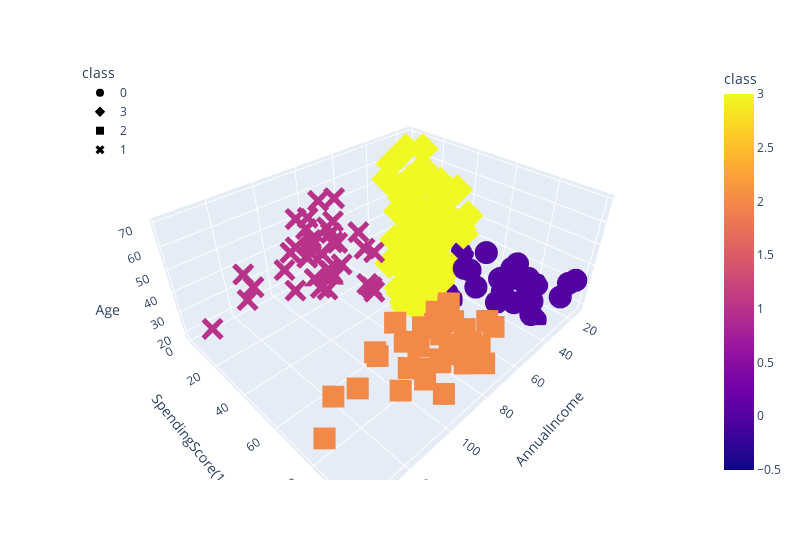

The notebook cell saved with this chart:
### Code cell
test_cluster_amount(df_shopping, 4)
df_shopping.hvplot.scatter(x="AnnualIncome", y="SpendingScore(1-100)", by="class")
fig = px.scatter_3d(
    df_shopping,
    x="AnnualIncome",
    y="SpendingScore(1-100)",
    z="Age",
    color="class",
    symbol="class",
    width=800,
)
fig.update_layout(legend=dict(x=0, y=1))
fig.show()

### Figure 1 — Plotly figure (JSON) as saved in the notebook; plotly's stock layout.template omitted (floating-point values rounded to 4 significant figures)
{"data": [{"hovertemplate": "class=%{marker.color}<br>AnnualIncome=%{x}<br>SpendingScore(1-100)=%{y}<br>Age=%{z}<extra></extra>", "legendgroup": "0", "marker": {"color": [0, 0, 0, 0, 0, 0, 0, 0, 0, 0, 0, 0, 0, 0, 0, 0, 0, 0, 0, 0, 0, 0, 0, 0, 0, 0, 0, 0], "coloraxis": "coloraxis", "symbol": "circle"}, "mode": "markers", "name": "0", "scene": "scene", "showlegend": true, "type": "scatter3d", "x": [15, 15, 16, 17, 18, 19, 19, 20, 20, 21, 23, 24, 25, 28, 28, 29, 30, 33, 33, 34, 37, 38, 39, 39, 42, 46, 48, 48], "y": [39, 81, 77, 76, 94, 72, 99, 77, 79, 66, 98, 73, 73, 82, 61, 87, 73, 92, 81, 73, 75, 92, 61, 65, 60, 55, 59, 59], "z": [19, 21, 23, 22, 23, 30, 35, 24, 22, 20, 35, 25, 31, 29, 35, 23, 21, 18, 21, 30, 20, 24, 31, 24, 33, 19, 18, 19]}, {"hovertemplate": "class=%{marker.color}<br>AnnualIncome=%{x}<br>SpendingScore(1-100)=%{y}<br>Age=%{z}<extra></extra>", "legendgroup": "3", "marker": {"color": [3, 3, 3, 3, 3, 3, 3, 3, 3, 3, 3, 3, 3, 3, 3, 3, 3, 3, 3, 3, 3, 3, 3, 3, 3, 3, 3, 3, 3, 3, 3, 3, 3, 3, 3, 3, 3, 3, 3, 3, 3, 3, 3, 3, 3, 3, 3, 3, 3, 3, 3, 3, 3, 3, 3, 3, 3, 3, 3, 3, 3, 3, 3, 3, 3, 3, 3, 3, 3, 3, 3, 3, 3, 3, 3, 3, 3, 3, 3, 3, 3, 3, 3, 3, 3, 3, 3, 3, 3, 3, 3, 3, 3, 3, 3], "coloraxis": "coloraxis", "symbol": "diamond"}, "mode": "markers", "name": "3", "scene": "scene", "showlegend": true, "type": "scatter3d", "x": [16, 17, 18, 19, 19, 20, 20, 21, 23, 24, 25, 28, 28, 29, 30, 33, 33, 34, 37, 38, 39, 39, 40, 40, 40, 40, 42, 43, 43, 43, 43, 44, 44, 46, 46, 46, 47, 47, 48, 48, 48, 48, 49, 49, 50, 50, 54, 54, 54, 54, 54, 54, 54, 54, 54, 54, 54, 54, 57, 57, 58, 58, 59, 59, 60, 60, 60, 60, 60, 60, 61, 61, 62, 62, 62, 62, 62, 62, 63, 63, 63, 63, 63, 63, 64, 64, 65, 65, 65, 65, 67, 67, 67, 67, 69], "y": [6, 40, 6, 3, 14, 15, 13, 35, 29, 35, 5, 14, 32, 31, 4, 4, 14, 17, 26, 35, 36, 28, 55, 47, 42, 42, 52, 54, 60, 45, 41, 50, 46, 51, 46, 56, 52, 59, 51, 50, 48, 47, 55, 42, 49, 56, 47, 54, 53, 48, 52, 42, 51, 55, 41, 44, 57, 46, 58, 55, 60, 46, 55, 41, 49, 40, 42, 52, 47, 50, 42, 49, 41, 48, 59, 55, 56, 42, 50, 46, 43, 48, 52, 54, 42, 46, 48, 50, 43, 59, 43, 57, 56, 40, 58], "z": [20, 31, 35, 64, 67, 58, 37, 35, 52, 35, 46, 54, 45, 40, 60, 53, 49, 42, 36, 65, 48, 49, 50, 27, 29, 31, 49, 31, 59, 50, 47, 51, 69, 27, 53, 70, 67, 54, 63, 43, 68, 32, 70, 47, 60, 60, 59, 26, 45, 40, 23, 49, 57, 38, 67, 46, 21, 48, 55, 22, 34, 50, 68, 18, 48, 40, 32, 24, 47, 27, 48, 20, 23, 49, 67, 26, 49, 21, 66, 54, 68, 66, 65, 19, 38, 19, 18, 19, 63, 49, 51, 50, 27, 38, 40]}, {"hovertemplate": "class=%{marker.color}<br>AnnualIncome=%{x}<br>SpendingScore(1-100)=%{y}<br>Age=%{z}<extra></extra>", "legendgroup": "2", "marker": {"color": [2, 2, 2, 2, 2, 2, 2, 2, 2, 2, 2, 2, 2, 2, 2, 2, 2, 2, 2, 2, 2, 2, 2, 2, 2, 2, 2, 2, 2, 2, 2, 2, 2, 2, 2, 2, 2, 2, 2], "coloraxis": "coloraxis", "symbol": "square"}, "mode": "markers", "name": "2", "scene": "scene", "showlegend": true, "type": "scatter3d", "x": [69, 70, 71, 71, 71, 72, 73, 73, 74, 75, 76, 77, 77, 78, 78, 78, 78, 78, 78, 79, 81, 85, 86, 87, 87, 87, 88, 88, 93, 97, 98, 99, 101, 103, 103, 113, 120, 126, 137], "y": [91, 77, 95, 75, 75, 71, 88, 73, 72, 93, 87, 97, 74, 90, 88, 76, 89, 78, 73, 83, 93, 75, 95, 63, 75, 92, 86, 69, 90, 86, 88, 97, 68, 85, 69, 91, 79, 74, 83], "z": [39, 31, 40, 38, 39, 31, 29, 32, 35, 32, 32, 28, 32, 34, 39, 38, 27, 30, 30, 29, 31, 36, 33, 32, 28, 36, 30, 27, 35, 32, 29, 30, 28, 36, 32, 38, 35, 32, 30]}, {"hovertemplate": "class=%{marker.color}<br>AnnualIncome=%{x}<br>SpendingScore(1-100)=%{y}<br>Age=%{z}<extra></extra>", "legendgroup": "1", "marker": {"color": [1, 1, 1, 1, 1, 1, 1, 1, 1, 1, 1, 1, 1, 1, 1, 1, 1, 1, 1, 1, 1, 1, 1, 1, 1, 1, 1, 1, 1, 1, 1, 1, 1, 1, 1, 1, 1, 1], "coloraxis": "coloraxis", "symbol": "x"}, "mode": "markers", "name": "1", "scene": "scene", "showlegend": true, "type": "scatter3d", "x": [70, 71, 71, 71, 72, 73, 73, 74, 75, 76, 77, 77, 78, 78, 78, 78, 78, 78, 79, 81, 85, 86, 87, 87, 87, 88, 88, 93, 97, 98, 99, 101, 103, 103, 113, 120, 126, 137], "y": [29, 35, 11, 9, 34, 5, 7, 10, 5, 40, 12, 36, 22, 17, 20, 16, 1, 1, 35, 5, 26, 20, 27, 13, 10, 13, 15, 14, 32, 15, 39, 24, 17, 23, 8, 16, 28, 18], "z": [23, 43, 59, 47, 25, 20, 44, 19, 57, 28, 25, 48, 34, 43, 44, 47, 37, 34, 56, 19, 50, 42, 36, 40, 36, 52, 58, 59, 37, 46, 41, 54, 41, 34, 33, 47, 45, 32]}], "layout": {"coloraxis": {"colorbar": {"title": {"text": "class"}}, "colorscale": [[0, "#0d0887"], [0.1111, "#46039f"], [0.2222, "#7201a8"], [0.3333, "#9c179e"], [0.4444, "#bd3786"], [0.5556, "#d8576b"], [0.6667, "#ed7953"], [0.7778, "#fb9f3a"], [0.8889, "#fdca26"], [1, "#f0f921"]]}, "legend": {"title": {"text": "class"}, "tracegroupgap": 0, "x": 0, "y": 1}, "margin": {"t": 60}, "scene": {"domain": {"x": [0, 1], "y": [0, 1]}, "xaxis": {"title": {"text": "AnnualIncome"}}, "yaxis": {"title": {"text": "SpendingScore(1-100)"}}, "zaxis": {"title": {"text": "Age"}}}, "width": 800}}
